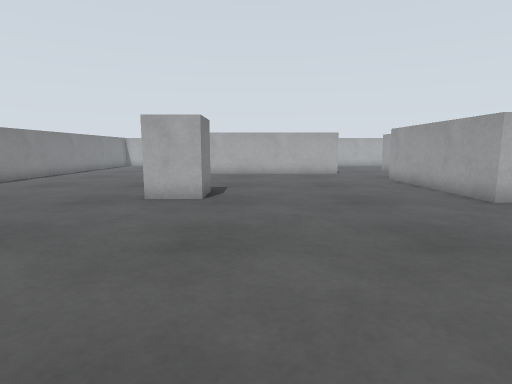
view 1 (above)

19 first-person views from a walk through a Gazebo world. The camera is 0.3 m above the floor, tilts 8° down and sees 80° across. The floor is counted in squares, 0.2 m on a side. Each view is taken from the middle of a square. On the plan, view 1 faces up. The plan holds only what a view shows up to about 15 squares ahead; the rest is blank. The place goes on beyond the plan.

view 2
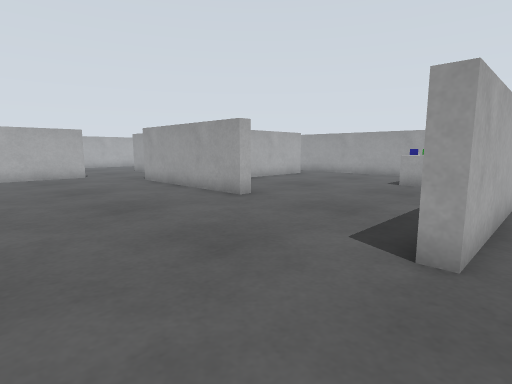

view 3
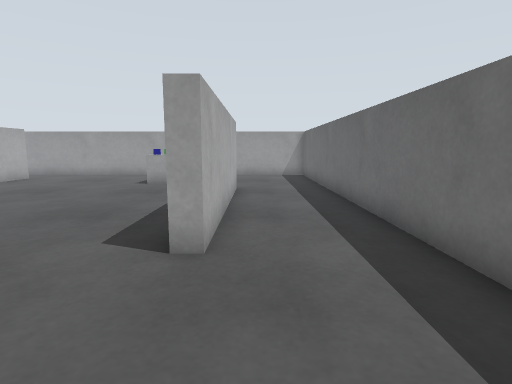

view 4
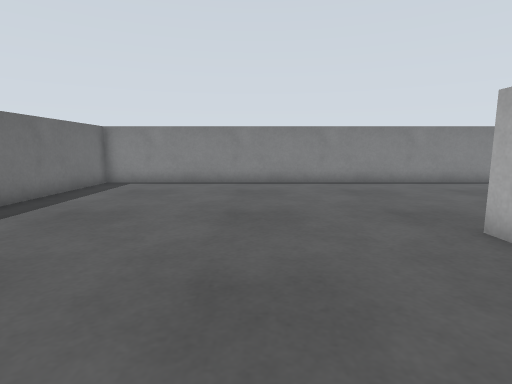

view 5
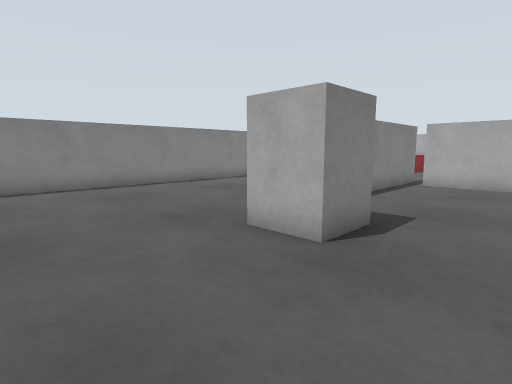

view 6
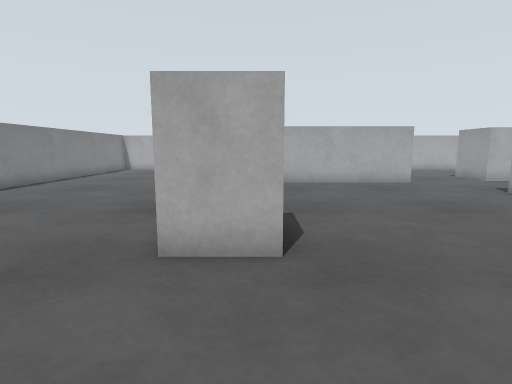

view 7
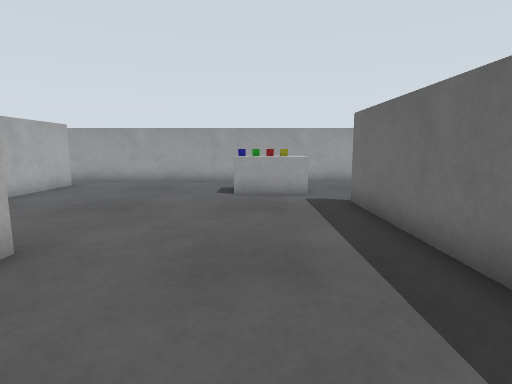

view 8
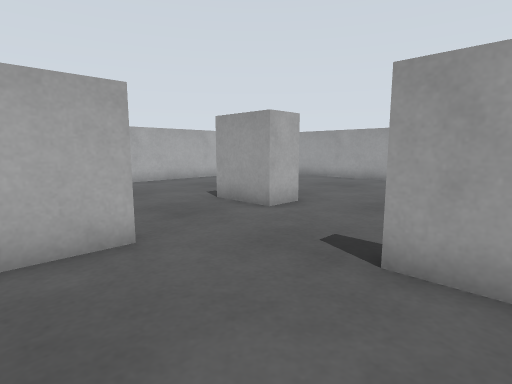

view 9
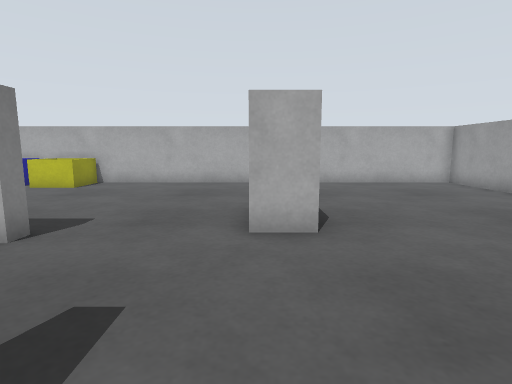

view 10
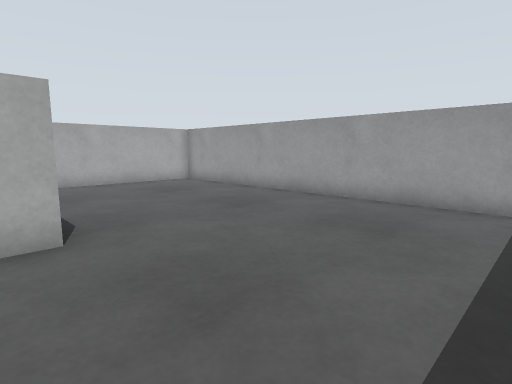

view 11
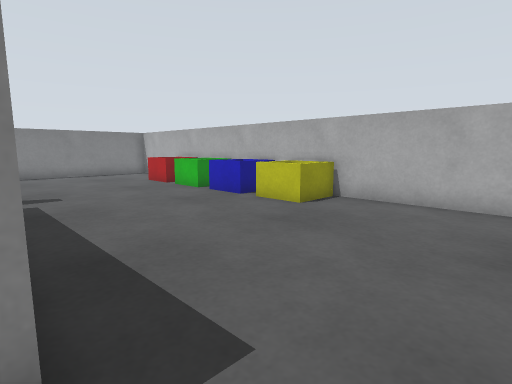

view 12
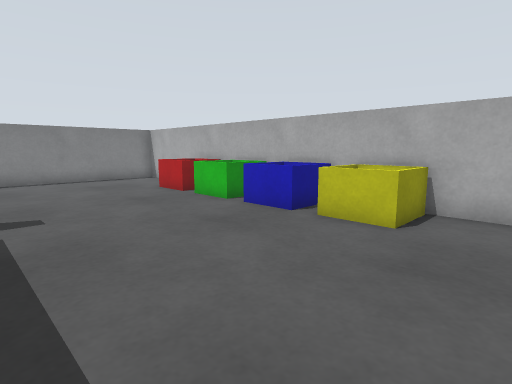

view 13
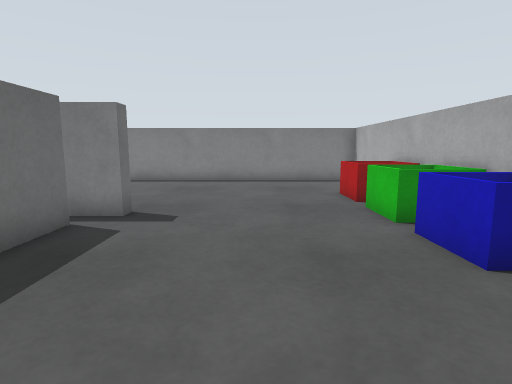

view 14
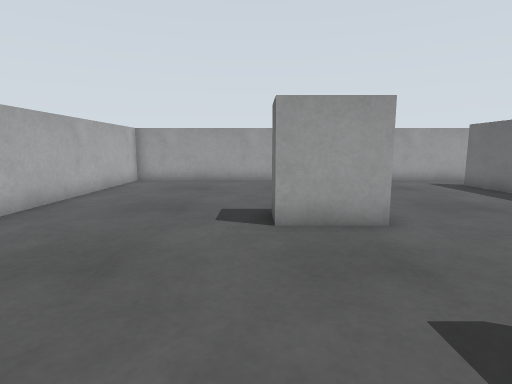

view 15
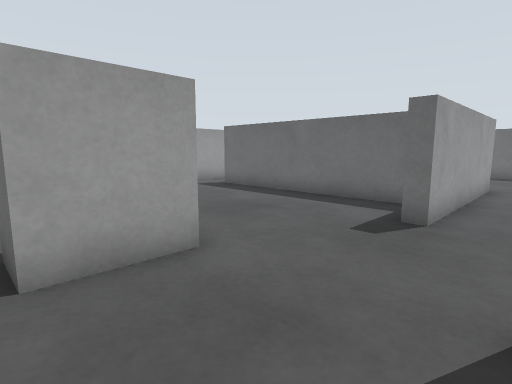

view 16
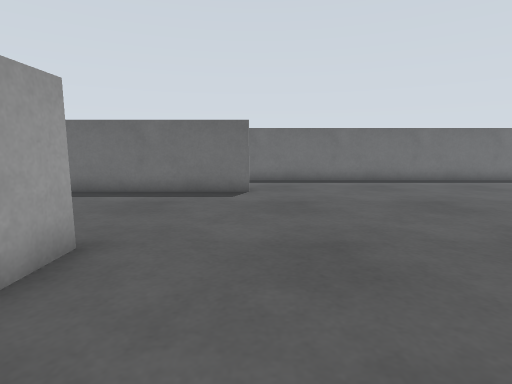

view 17
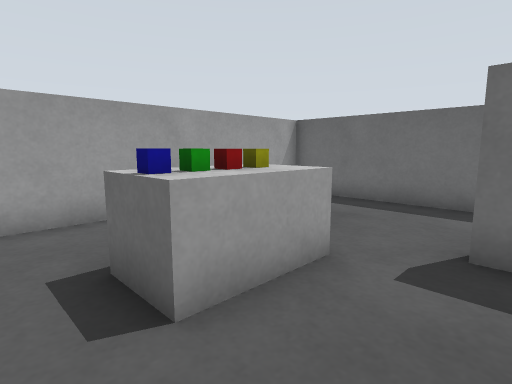

view 18
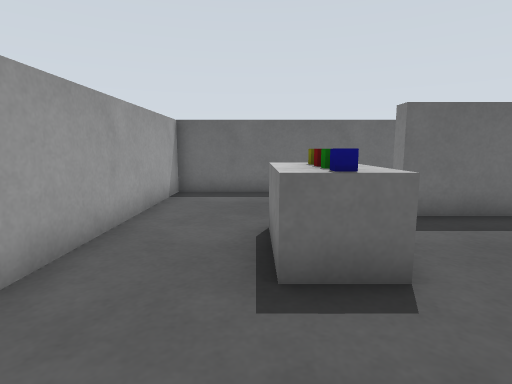

view 19
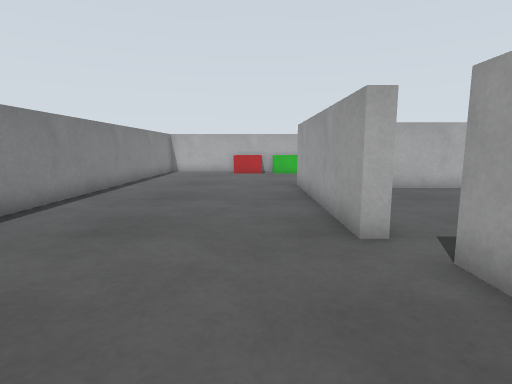

### Floor plan
Points are (right, up) in squares from view 1. A wall is a line through its corners. A room is listed if a view was taken in it or the views show most of it. See-through windows are left out.
Room 1 (views 1, 2, 3, 4, 5, 6, 7, 8, 9, 10, 11, 12, 13, 14, 15, 16, 17, 18, 19)
walls: (8, 13.2) (15.8, 13.2); (7.2, 8.5) (6.8, 8.5) (6.8, 15.5) (7.2, 15.5); (-3.6, 12) (-4.2, 12) (-4.2, 20) (-3.7, 20) (-3.7, 15.6); (5, 19.4) (5, 18.7) (-3, 18.7); (-3, 19.3) (-1.2, 19.3); (4.3, 2.2) (11.7, 2.2) (11.7, 1.7) (4.3, 1.7) (4.3, 2.2); (15.8, 12.7) (12.4, 12.7); (-11.7, -1.8) (17.7, -1.8) (17.7, 27.8) (-11.7, 27.8) (-11.7, -1.8)
objects: bin (-7, 26) to (-6, 27); bin (-5, 26) to (-3, 28); grey box (-3, 9) to (-2, 11); bin (-2, 26) to (-1, 27); bin (0, 26) to (2, 28); grey box (9, 20) to (10, 21); grey box (13, 3) to (15, 5); yellow box (14, 4); green box (14, 5); blue box (14, 6)

Where each view was taken, in squares from view 1:
view 1: 0 up, 0 right, facing up
view 2: 1 up, 0 right, facing up-right
view 3: 1 up, 0 right, facing right
view 4: 5 up, 2 right, facing left
view 5: 5 up, 1 right, facing up-left
view 6: 5 up, 2 left, facing up
view 7: 5 up, 3 right, facing right
view 8: 14 up, 3 right, facing up-right
view 9: 14 up, 9 right, facing up
view 10: 14 up, 9 right, facing up-right
view 11: 19 up, 7 right, facing up-left
view 12: 20 up, 4 right, facing up-left
view 13: 23 up, 3 right, facing left
view 14: 22 up, 3 right, facing right
view 15: 22 up, 5 right, facing down-right
view 16: 13 up, 4 right, facing down
view 17: 7 up, 11 right, facing down-right
view 18: 9 up, 15 right, facing down
view 19: 7 up, 6 left, facing up
